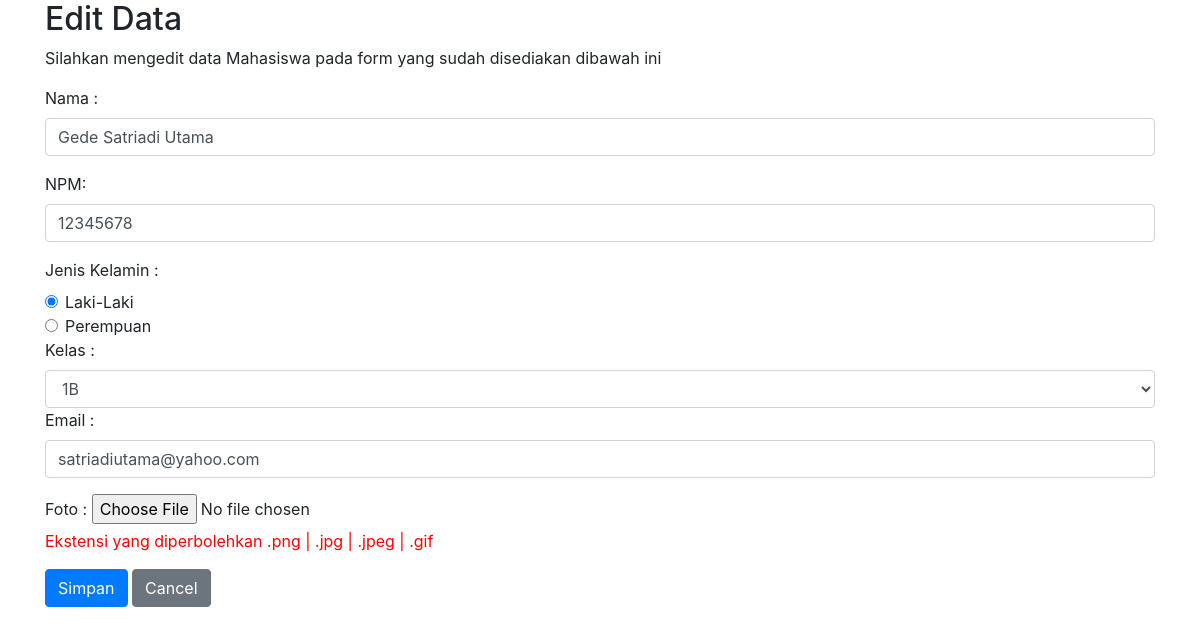
The app's page /admin/edit.php?id=4 with its own data.
### tables this page shows
CREATE TABLE `mhs` (
  `id_mhs` int(11) NOT NULL,
  `nm_mhs` varchar(100) NOT NULL,
  `npm` varchar(8) NOT NULL,
  `jk` varchar(10) NOT NULL,
  `id_kelas` int(11) NOT NULL,
  `email` varchar(100) NOT NULL,
  `gambar` varchar(220) NOT NULL
);

### admin/edit.php (the view, shortened to what this page needs)
<?php
include "../koneksi.php";
if (isset($_GET['id'])){
  $tampilmhs = mysqli_query($conf, "SELECT * FROM mhs WHERE id_mhs ='$_GET[id]'");
  $mhs = mysqli_fetch_array ($tampilmhs);
}
?>
<!DOCTYPE html>
<html lang="en">
<head>
  <form action="user_act.php" method="post" enctype="multipart/form-data">
  <link rel="stylesheet" type="text/css" href="../css/bootstrap.min.css">
</head>
<body>
<div class="container">
  <h2>Edit Data</h2>
  <p>Silahkan mengedit data Mahasiswa pada form yang sudah disediakan dibawah ini</p>
  <form action="edit-fungsi.php" method="POST" class="needs-validation" novalidate>
    <div class="form-group">
      <label for="nama">Nama :</label>
      <input type="text" class="form-control" id="nama" placeholder="Nama Lengkap Anda" name="nm_mhs" value="<?php echo $mhs['nm_mhs']; ?>" required>
    </div>
    <div class="form-group">
      <label for="npm">NPM:</label>
      <input type="number" class="form-control" id="npm" placeholder="NPM Tanpa titik" name="npm" value="<?php echo $mhs['npm']; ?>"required>
    </div>
    <label for="jk">Jenis Kelamin :</label>
    <div class="form-check">
  <label class="form-check-label">
    <input type="radio" class="form-check-input" name="jk" value="Laki-Laki" <?php if(!(strcmp(htmlentities($mhs['jk'],ENT_COMPAT,'utf-8'),"Laki-Laki"))) {echo "checked=\"checked\"";}?>>Laki-Laki
  </label>
</div>
<div class="form-check">
  <label class="form-check-label">
    <input type="radio" class="form-check-input" name="jk" value="Perempuan" <?php if(!(strcmp(htmlentities($mhs['jk'],ENT_COMPAT,'utf-8'),"Perempuan"))) {echo "checked=\"checked\"";}?>>Perempuan
  </label>
</div>
    <div class="form-group">
  <label for="sel1">Kelas :</label>
  <select class="form-control" id="sel1" name="id_kelas" required>
  <?php
    $tampil = mysqli_query($conf, "SELECT * FROM kelas ORDER BY kelas");
    while ($w = mysqli_fetch_array($tampil)){
      if($mhs['id_kelas'] == $w['id_kelas']){
        echo "<option value=$w[id_kelas] selected>$w[kelas]</option>";
      }else {
        echo "<option value=$w[id_kelas]>$w[kelas]</option>";
      }
    }
  ?>
  </select>
  <div class="form-group">
      <label for="email">Email :</label>
      <input type="email" class="form-control" id="email" placeholder="Email Aktif Anda" name="email" value="<?php echo $mhs['email']; ?>" required>
    </div>
    <div class="form-group">
				<label>Foto :</label>
				<input type="file" name="foto" required="required">
				<p style="color: red">Ekstensi yang diperbolehkan .png | .jpg | .jpeg | .gif</p>
			</div>
</div>
    <button type="submit" class="btn btn-primary" name="edit">Simpan</button>
    <button type="button" class="btn btn-secondary" onclick="self.history.back()">Cancel</button>
  </form>
</div>
</body>
</html>

### records on screen
mhs: nm_mhs "Gede Satriadi Utama", npm "12345678", jk "☑ Laki-Laki", jk "☐ Perempuan", email "satriadiutama@yahoo.com"

### other values on screen
form field id_kelas "1B"
